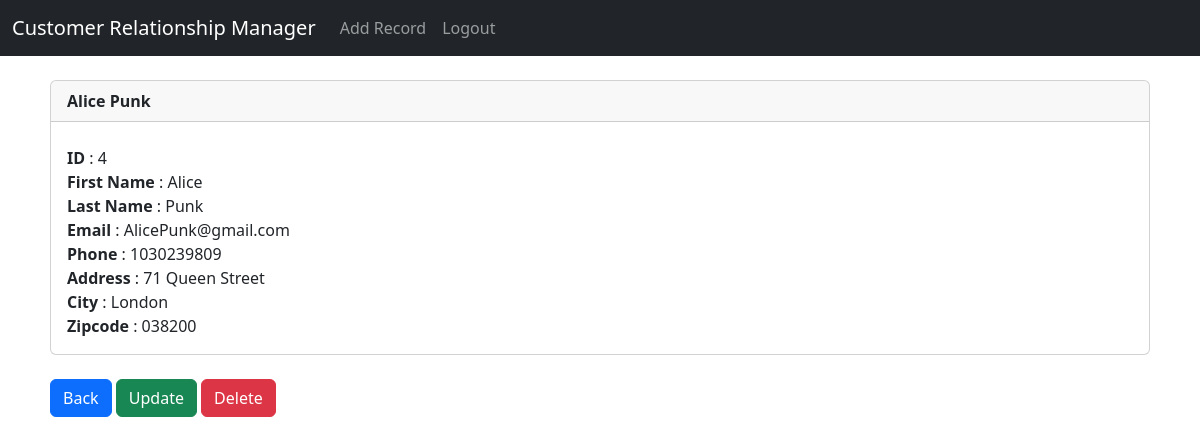
The app's page /record/4 (signed in) with its own data.
### CRM_App/models.py (models this page shows, shortened)
class Record(models.Model):
    created_at = models.DateTimeField(auto_now_add=True)
    first_name = models.CharField(max_length=50)
    last_name = models.CharField(max_length=50)
    email = models.EmailField(max_length=100, unique=True)
    phone = models.CharField(max_length=10)
    address = models.CharField(max_length=250)
    city = models.CharField(max_length=30)
    zipcode = models.CharField(max_length=10)

### CRM_App/views.py (the view)
# urls.py: path('record/<int:pk>', views.customer_record, name='record'),
def customer_record(request, pk):
    if request.user.is_authenticated:
        customer_record = Record.objects.get(id=pk)
        return render(request, 'record.html', {'customer_record':customer_record})
    else:
        messages.success(request, 'You must be logged in to use the website')
        return redirect('home')

### CRM_App/templates/record.html (shortened to what this page needs)
{% extends 'base.html' %}
{% block content %}
<div class="col-11 mx-auto"><br>
<div class="card">
  <div class="card-header">
        <strong>{{ customer_record.first_name }} {{ customer_record.last_name }}</strong>
  </div>
  <div class="card-body">
    <p class="card-text">
        <strong>ID</strong> : {{ customer_record.id }}<br>
        <strong>First Name</strong> : {{ customer_record.first_name }}<br>
        <strong>Last Name</strong> : {{ customer_record.last_name }}<br>
        <strong>Email</strong> : {{ customer_record.email }}<br>
        <strong>Phone</strong> : {{ customer_record.phone }}<br>
        <strong>Address</strong> : {{ customer_record.address }}<br>
        <strong>City</strong> : {{ customer_record.city }}<br>
        <strong>Zipcode</strong> : {{ customer_record.zipcode }}
    </p>
  </div>
</div><br>
<a href="{% url 'home' %}" class="btn btn-primary">Back</a>
<a href="{% url 'update_record' customer_record.id %}" class="btn btn-success">Update</a>
<a href="{% url 'delete_record' customer_record.id %}" class="btn btn-danger">Delete</a>
</div>
{% endblock %}

### records on screen
Record: first_name "Alice", last_name "Punk", id "4", email "AlicePunk@gmail.com", phone "1030239809", address "71 Queen Street", city "London", zipcode "038200"
